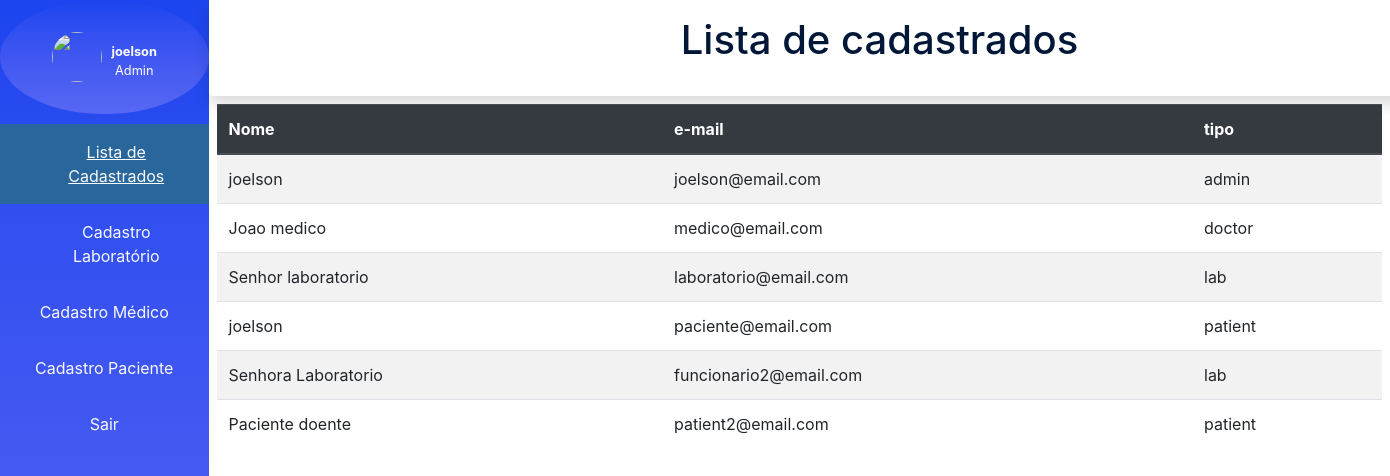
The page /views/admin/admin.php (signed in) on the database its author committed.
### tables this page shows
CREATE TABLE `users` (
  `id` int NOT NULL,
  `name` varchar(500) NOT NULL,
  `email` varchar(500) NOT NULL,
  `password` varchar(500) NOT NULL,
  `type` varchar(500) NOT NULL
);

### views/admin/admin.php (the view, shortened to what this page needs)
<!doctype html>
<html lang="pt-br">
<head>
  <link rel="stylesheet" href="../../assets/css/main.css">
  <link rel="stylesheet" href="../../assets/css/form.css">
  <link rel="stylesheet" href="../../assets/css/sidebar.css">
  <link rel="stylesheet" href="../../assets/css/table.css">
  <link rel="stylesheet" href="../../assets/css/topbar.css">
  <link rel="stylesheet" href="https://stackpath.bootstrapcdn.com/bootstrap/4.3.1/css/bootstrap.min.css">
</head>
<body>
  <div class="d-flex bg-white">
    <div id="sidebar-container" class="bg-gradient">
      <div class=" logo d-flex justify-content-center rounded-circle">
        <img src="/assets/img/medica.jpg" class="rounded-circle">
        <div class="nome">
          <p class="font-weight-bold"> <?php echo $_SESSION['user'][1] ?></p>
          <p>Admin</p>
        </div>
      </div>
      <div class="menu">
        <div class="d-flex pl-4 justify-content-center dest">
          <a href="admin.php" class="d-block text-light p-3">Lista de Cadastrados</a>
        </div>
        <div class="d-flex pl-4 justify-content-center">
          <a href="cadastroLab.php" class="d-block text-light p-3">Cadastro Laboratório</a>
        </div>
        <div class="d-flex justify-content-center">
          <a href="cadastroMed.php" class="d-block text-light p-3">Cadastro Médico</a>
        </div>
        <div class="d-flex justify-content-center">
          <a href="cadastroPac.php" class="d-block text-light p-3">Cadastro Paciente</a>
        </div>
        <div class="d-flex justify-content-center">
          <a href="../../index.php" class="d-block text-light p-3">Sair</a>
        </div>
      </div>
    </div>
    <div>
      <div id="topbar-container" class="shadow p-3 bg-white rounded">
        <p class="h1 pr-5 ">Lista de cadastrados</p>
      </div>
      <div class="table-responsive p-2 mh-80">
        <table id="datas" class="table table-striped bg-white">
          <thead class="thead-dark">
            <th>Nome</th>
            <th>e-mail</th>
            <th>tipo</th>
          </thead>
          <?php
          $sql = "SELECT * FROM users";
          $result = $conn->query($sql);
          $rows = $result->fetchAll();
          foreach ($rows as $user) {
            $name = $user[1];
            $email = $user[2];
            $type = $user[4];
          ?>
            <tr>
              <td> <?php echo $name; ?> </td>
              <td> <?php echo $email; ?> </td>
              <td> <?php echo $type; ?> </td>
            </tr>
          <?php } ?>
        </table>
      </div>
    </div>
  </div>
</body>
</html>

### assets/css/main.css (style rules this page uses)
:root { --primary: #438ac9; --light: #ffffff; --grey: #efefef; --bgform: #fff; --dest: #28669c; }
.bg-gradient { background-image: linear-gradient( to top, #5768f3, #4c5ff2, #3f57f1, #304ef0, #1c45ef ); }
body { overflow: hidden; font-family: "Mulish", sans-serif; font-weight: 300; background-color: var(--primary); color: var(--primary); }
.dest { background-color: var(--dest); text-decoration: underline; }

### assets/css/sidebar.css (style rules this page uses)
#sidebar-container { color: #ffffff; min-height: 100vh; }
.nome { padding-top: 10px; }
#sidebar-container .logo { background-image: linear-gradient(to top, #5768f3, #4c5ff2, #3f57f1, #304ef0, #1c45ef); font-size: 0.8rem; padding: 2rem 1.25rem; }
#sidebar-container .logo img { height: 50px; width: 50px; }
#sidebar-container .logo p { text-align: center; padding-left: 10px; margin: auto; }
#sidebar-container .menu { padding-top: 10px; width: 15vw; text-align: center; }

### assets/css/table.css (style rules this page uses)
.table-responsive { max-width: 85vw; max-height: 85vh; }

### assets/css/topbar.css (style rules this page uses)
#topbar-container { background-color: #f8f9fc; height: 12vh; min-width: 100vw; text-align: center; color: #001737; }

### rows shown on the page
users: name "joelson", email "joelson@email.com", type "admin"
users: name "Joao medico", email "medico@email.com", type "doctor"
users: name "Senhor laboratorio", email "laboratorio@email.com", type "lab"
users: name "joelson", email "paciente@email.com", type "patient"
users: name "Senhora Laboratorio", email "funcionario2@email.com", type "lab"
users: name "Paciente doente", email "patient2@email.com", type "patient"

### other values the page prints
$_SESSION['user'][1] "joelson"
